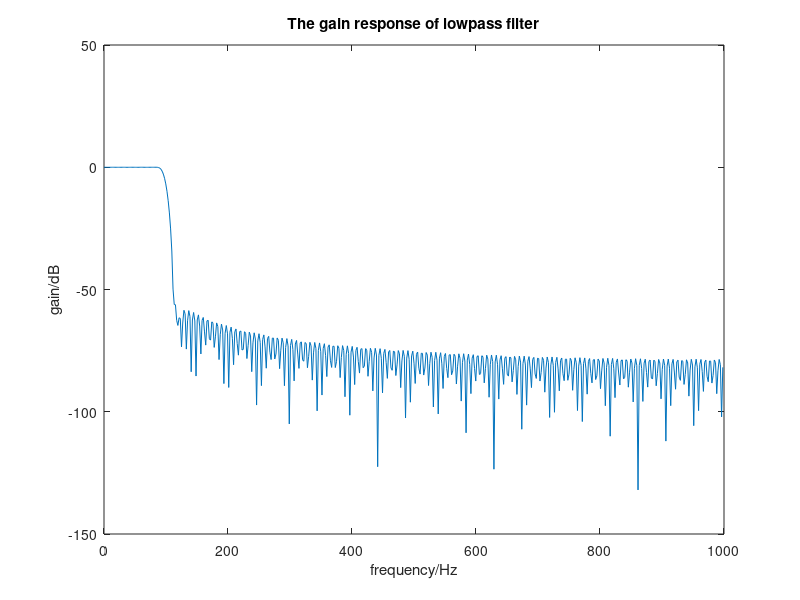
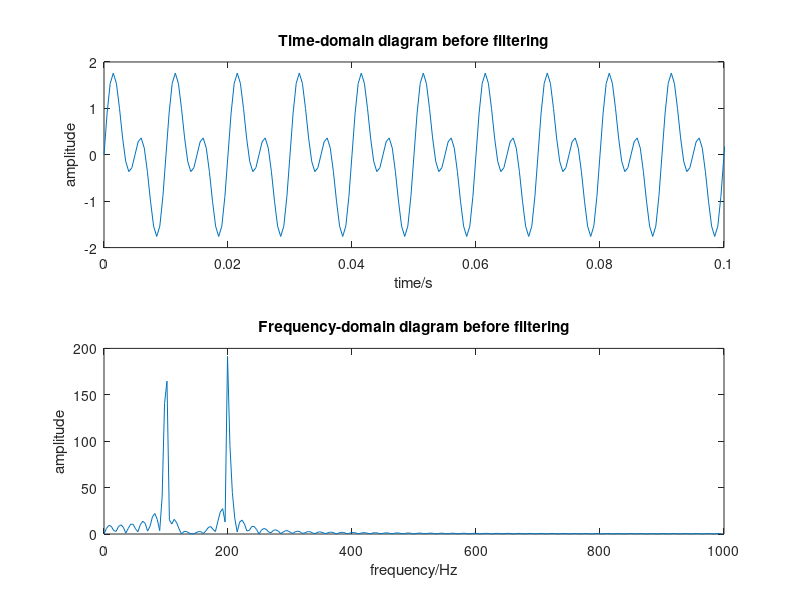
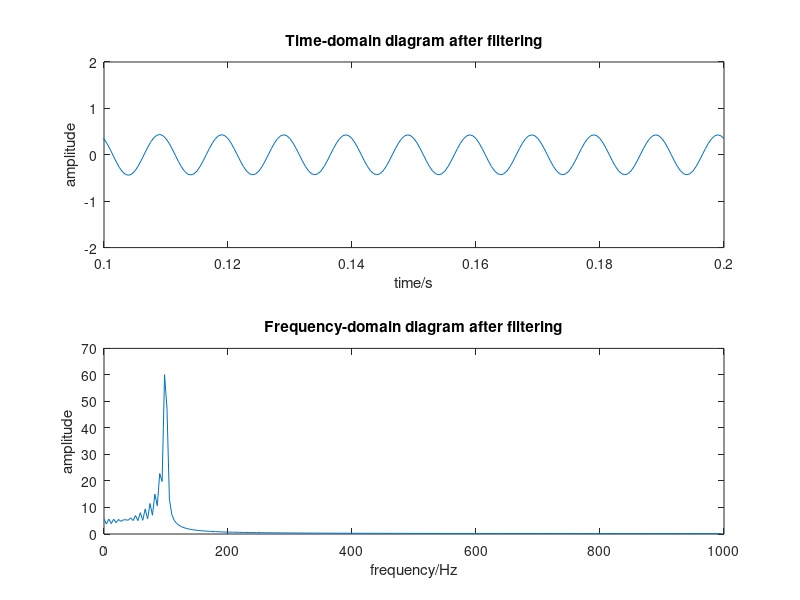

These figures' MATLAB source, in order:
f1=100;f2=200;%the frequencies of sines signal that needs filtered
fs=2000;%sampling frequency
m=(0.3*f1)/(fs/2);%define tansition bandwidth
M=round(8/m);%define the window length
N=M-1;%define the order of filter
b=fir1(N,0.5*f2/(fs/2));%use the firl function to design a filter
%Input parameters are respectively the order number and the cutoff
%frequency of filter

figure(1)
[h,f]=freqz(b,1,512);%amplitude-frequency characteristic graph
plot(f*fs/(2*pi),20*log10(abs(h)))%parameters are respectively frequency and amplitude
xlabel('frequency/Hz');ylabel('gain/dB');title('The gain response of lowpass filter');
figure(2)
subplot(211)
t=0:1/fs:0.2;%define the time domain and the steplength
s=sin(2*pi*f1*t)+sin(2*pi*f2*t);%signal before filtering
plot(t,s);%plot the signal graph before filtering
xlabel('time/s');ylabel('amplitude');title('Time-domain diagram before filtering');
axis([0 0.1 -2 2]);
subplot(212)
Fs=fft(s,512);%transform the signal to frequency domain
AFs=abs(Fs);%take the amplitude
f=(0:255)*fs/512;%frequency sampling
plot(f,AFs(1:256));%plot the frequency domain diagram before filtering
xlabel('frequency/Hz');ylabel('amplitude');title('Frequency-domain diagram before filtering');

figure(3)
sf=filter(b,1,s);%use filter function to filter
subplot(211)
plot(t,sf)%plot the signal graph after filtering
xlabel('time/s');ylabel('amplitude');title('Time-domain diagram after filtering');
axis([0.1 0.2 -2 2]);
subplot(212)
Fsf=fft(sf,512);%frequency-domain diagram after filtering
AFsf=abs(Fsf);%the amplitude
f=(0:255)*fs/512;%frequency sampling
plot(f,AFsf(1:256))%plot the frequency domain diagram after filtering
xlabel('frequency/Hz');ylabel('amplitude');title('Frequency-domain diagram after filtering');
